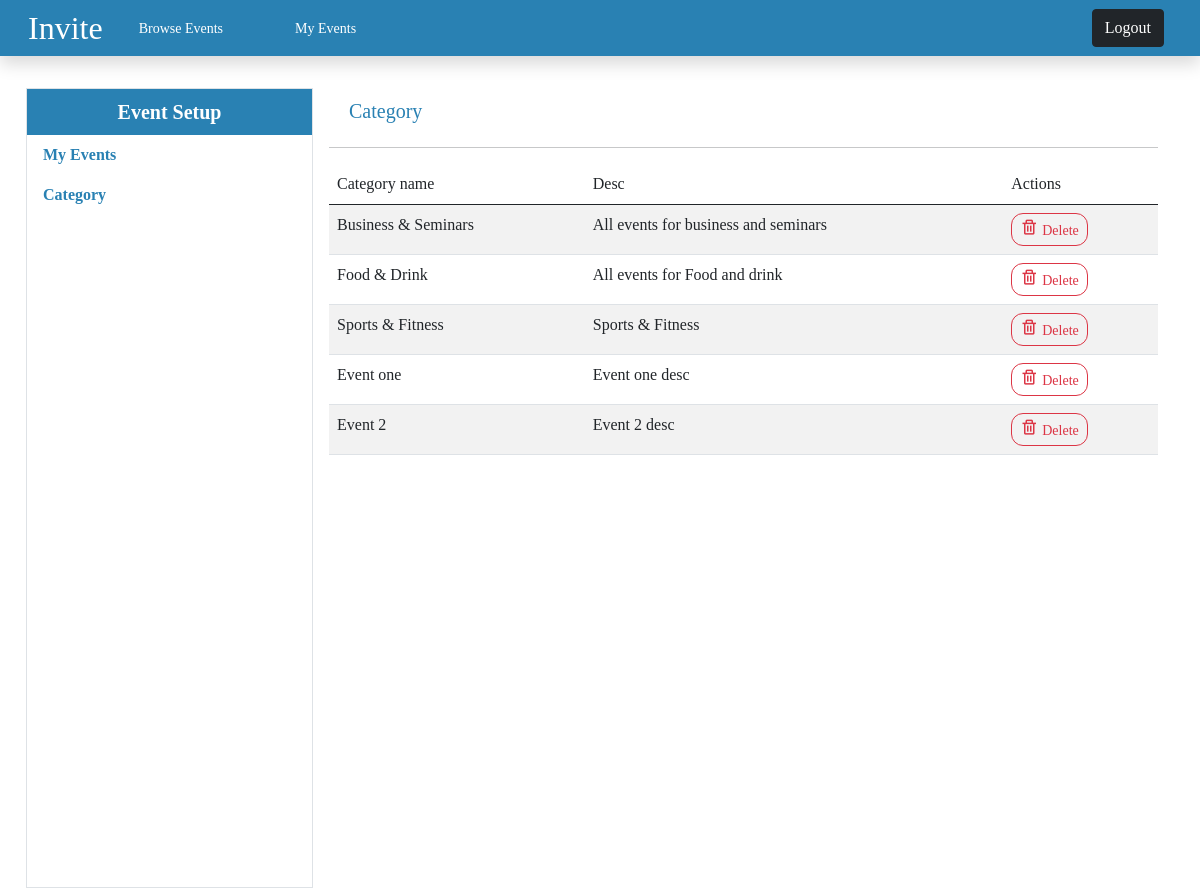
The page /categories (signed in) on the database as committed earlier.
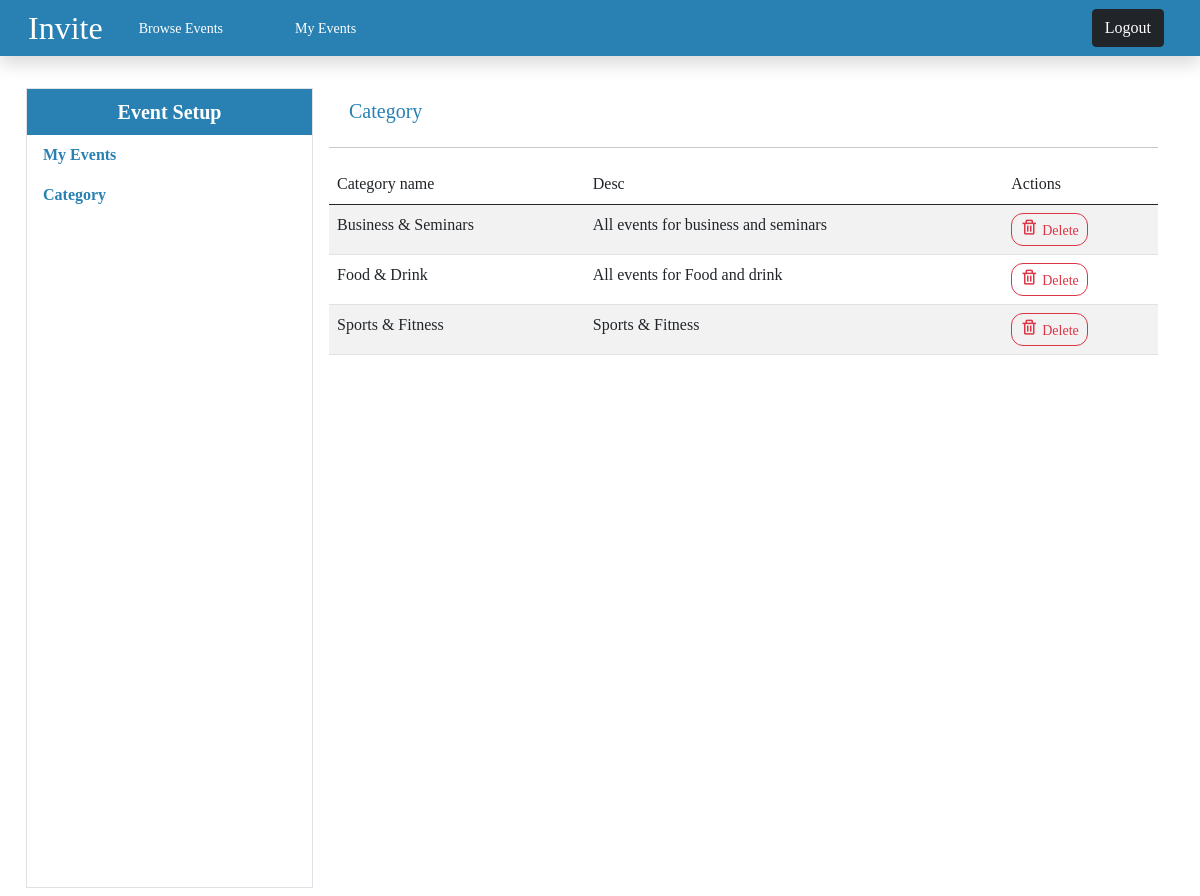
The same page on the database as committed later.
### events/models.py (models this page shows, shortened)
class EventCategory(models.Model):
    name = models.CharField(max_length=100)
    desc = models.CharField(max_length=255, null=True, blank=True)
    created_at = models.DateTimeField(auto_now_add=True)

### events/decorators.py (the view)
        def wrapper_func(request, *args, **kwargs):
            group = None
            if request.user.groups.exists():
                group = request.user.groups.all()[0].name
            if group in allowed_roles:
                return view_func(request, *args, **kwargs)
            else:
                return HttpResponse("You are not authorized to view this page.")

### events/views.py (called while the page is built)
@login_required(login_url='login')
@allowed_users(allowed_roles=['Admin','Organizer'])
def category_list(request):
    categories = EventCategory.objects.all()
    return render(request, 'eventsApp/settings/categories_list.html', {'categories':categories})

### events/templates/eventsApp/settings/categories_list.html (shortened to what this page needs)
{% extends "eventsApp/settings/layout.html" %}
{% block account %}
<div class="row m-2">
        <p class="col lead">Category</p>
    </div>
    <hr>
    <table class="table table-hover table-striped">
        <thead>
            <tr>
                <td>Category name</td>
                <td>Desc</td>
                <td>Actions</td>
            </tr>
        </thead>
        <tbody>
            {% for cat in categories %}
            <tr>
                <td>{{ cat.name }}</td>
                <td>{{ cat.desc }}</td>
                <td>
                  <button class="btn btn-sm btn-outline-danger" data-bs-toggle="modal" data-bs-target="#deleteTemplate_{{ cat.id }}"><i class='bx bx-trash text-danger me-1'></i>Delete</button>
                </td>
            </tr>
            {% endfor %}
        </tbody>
    </table>
{% endblock %}

Rows that differ between the two databases and show on the page:
removed EventCategory: name "Event one", desc "Event one desc"
removed EventCategory: name "Event 2", desc "Event 2 desc"
